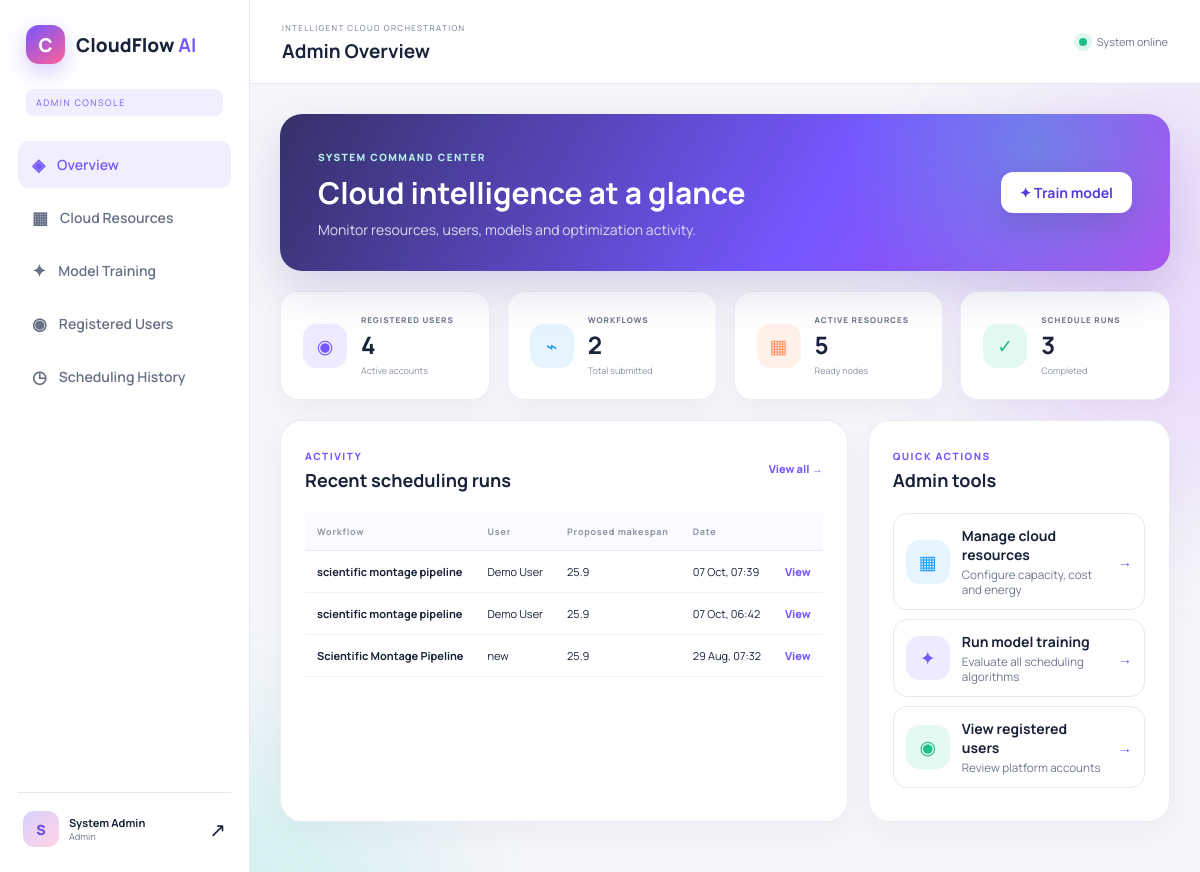
The page /admin (signed in) on the database its author committed.
### app.py (models this page shows, shortened)
class ScheduleRun(db.Model):
    id = db.Column(db.Integer, primary_key=True)
    workflow_id = db.Column(db.Integer, db.ForeignKey("workflow.id"), nullable=False)
    user_id = db.Column(db.Integer, db.ForeignKey("user.id"), nullable=False)
    result_json = db.Column(db.Text, nullable=False)
    best_algorithm = db.Column(db.String(40), nullable=False)
    created_at = db.Column(db.DateTime, default=datetime.utcnow)
    workflow = db.relationship("Workflow", backref="runs")
    user = db.relationship("User", backref="schedule_runs")
    @property
    def result(self):
        return json.loads(self.result_json)

class Workflow(db.Model):
    id = db.Column(db.Integer, primary_key=True)
    user_id = db.Column(db.Integer, db.ForeignKey("user.id"), nullable=False)
    name = db.Column(db.String(120), nullable=False)
    description = db.Column(db.Text, default="")
    deadline = db.Column(db.Float, default=100)
    budget = db.Column(db.Float, default=100)
    objective = db.Column(db.String(30), default="balanced")
    tasks_json = db.Column(db.Text, nullable=False)
    created_at = db.Column(db.DateTime, default=datetime.utcnow)
    owner = db.relationship("User", backref="workflows")

class User(db.Model):
    id = db.Column(db.Integer, primary_key=True)
    name = db.Column(db.String(100), nullable=False)
    email = db.Column(db.String(150), unique=True, nullable=False)
    password_hash = db.Column(db.String(255), nullable=False)
    role = db.Column(db.String(20), default="user", nullable=False)
    active = db.Column(db.Boolean, default=True, nullable=False)
    created_at = db.Column(db.DateTime, default=datetime.utcnow)

### app.py (the view)
    @app.route("/admin")
    @admin_required
    def admin_dashboard():
        runs = ScheduleRun.query.order_by(ScheduleRun.created_at.desc()).all()
        return render_template("admin_dashboard.html", users=User.query.count(), workflows=Workflow.query.count(),
                               resources=CloudResource.query.filter_by(active=True).count(), runs=runs)

### templates/admin_dashboard.html (shortened to what this page needs)
{% extends 'base.html' %}
{% block page_title %}Admin Overview{% endblock %}
{% block content %}
<section class="admin-hero reveal"><div><small>SYSTEM COMMAND CENTER</small><h1>Cloud intelligence at a glance</h1><p>Monitor resources, users, models and optimization activity.</p></div><a class="btn btn-light" href="{{ url_for('training') }}">✦ Train model</a></section>
<div class="stat-grid">
  <article class="stat-card"><span class="stat-icon purple">◉</span><div><small>REGISTERED USERS</small><b>{{ users }}</b><em>Active accounts</em></div></article>
  <article class="stat-card"><span class="stat-icon blue">⌁</span><div><small>WORKFLOWS</small><b>{{ workflows }}</b><em>Total submitted</em></div></article>
  <article class="stat-card"><span class="stat-icon orange">▦</span><div><small>ACTIVE RESOURCES</small><b>{{ resources }}</b><em>Ready nodes</em></div></article>
  <article class="stat-card"><span class="stat-icon green">✓</span><div><small>SCHEDULE RUNS</small><b>{{ runs|length }}</b><em>Completed</em></div></article>
</div>
<div class="two-col">
  <section class="panel"><div class="panel-head"><div><small>ACTIVITY</small><h3>Recent scheduling runs</h3></div><a class="text-link" href="{{ url_for('history') }}">View all →</a></div>
    {% if runs %}<div class="table-wrap"><table><thead><tr><th>Workflow</th><th>User</th><th>Proposed makespan</th><th>Date</th><th></th></tr></thead><tbody>{% for run in runs[:8] %}<tr><td><b>{{ run.workflow.name }}</b></td><td>{{ run.user.name }}</td><td>{{ run.result.algorithms.proposed.metrics.makespan }}</td><td>{{ run.created_at.strftime('%d %b, %H:%M') }}</td><td><a class="row-link" href="{{ url_for('schedule_result', run_id=run.id) }}">View</a></td></tr>{% endfor %}</tbody></table></div>{% else %}<div class="empty-mini">No schedules have been run yet.</div>{% endif %}
  </section>
  <section class="panel quick-panel"><div class="panel-head"><div><small>QUICK ACTIONS</small><h3>Admin tools</h3></div></div>
    <a href="{{ url_for('resources') }}"><span class="stat-icon blue">▦</span><div><b>Manage cloud resources</b><small>Configure capacity, cost and energy</small></div><i>→</i></a>
    <a href="{{ url_for('training') }}"><span class="stat-icon purple">✦</span><div><b>Run model training</b><small>Evaluate all scheduling algorithms</small></div><i>→</i></a>
    <a href="{{ url_for('users') }}"><span class="stat-icon green">◉</span><div><b>View registered users</b><small>Review platform accounts</small></div><i>→</i></a>
  </section>
</div>
{% endblock %}

### static/css/style.css (style rules this page uses)
:root { --ink:#182239;--muted:#6f7890;--line:#e7e9f2;--paper:#fff;--bg:#f7f8fc;--purple:#7657ff;--purple2:#a44dff;--blue:#1a9bff;--cyan:#36d5d0;--green:#23bf8b;--orange:#ff9364;--pink:#ff5f98;--shadow:0 18px 50px rgba(38,42,75,.10);--radius:22px }
* { box-sizing:border-box }
html { scroll-behavior:smooth }
body { margin:0;color:var(--ink);font-family:Manrope,Segoe UI,sans-serif;background:var(--bg);font-size:14px }
a { text-decoration:none;color:inherit }
.btn { border:0;border-radius:12px;display:inline-flex;align-items:center;justify-content:center;gap:8px;padding:11px 19px;font-weight:700;transition:.25s }
.btn-light { background:#fff;color:#573ad9;box-shadow:0 12px 30px rgba(24,34,57,.13) }
.section-heading small,.page-intro small,.welcome-card small,.admin-hero small,.training-hero small,.result-banner small,.panel-head small,.step-head small,.detail-hero small { color:var(--purple);font-weight:800;letter-spacing:1.5px;font-size:10px }
.app-body { background:#f5f6fa }
.welcome-card,.admin-hero,.result-banner { padding:32px 38px;border-radius:var(--radius);display:flex;align-items:center;justify-content:space-between;color:#fff;background:radial-gradient(circle at 85% 20%,rgba(54,213,208,.33),transparent 25%),linear-gradient(120deg,#343168,#7657ff 60%,#ad52ed);box-shadow:0 20px 45px rgba(73,57,157,.18) }
.welcome-card h1,.admin-hero h1,.result-banner h1 { margin:7px 0;font-size:30px }
.welcome-card p,.admin-hero p,.result-banner p { color:#dcddf0;margin:0 }
.welcome-card small,.admin-hero small,.result-banner small { color:#b9f4ef }
.stat-grid { display:grid;grid-template-columns:repeat(4,1fr);gap:17px;margin:20px 0 }
.stat-card { display:flex;align-items:center;gap:14px;padding:22px;background:#fff;border:1px solid #eceef4;border-radius:18px;box-shadow:0 8px 25px rgba(50,53,80,.045) }
.stat-icon { width:44px;height:44px;display:grid;place-items:center;border-radius:14px;font-size:19px;flex:none }
.stat-icon.purple { background:#eeeaff;color:var(--purple) }
.stat-icon.blue { background:#e5f4ff;color:var(--blue) }
.stat-icon.orange { background:#fff0e8;color:var(--orange) }
.stat-icon.green { background:#e4f9f1;color:var(--green) }
.stat-card>div { display:flex;flex-direction:column }
.stat-card small { font-size:8px;color:var(--muted);font-weight:800;letter-spacing:1px }
.stat-card b { font-size:24px;margin:3px 0 }
.stat-card em { font-size:9px;color:#8a92a3;font-style:normal }
.panel { background:#fff;border:1px solid #eaecf3;border-radius:var(--radius);padding:24px;margin-bottom:20px;box-shadow:0 9px 30px rgba(45,48,77,.045) }
.panel-head { display:flex;align-items:center;justify-content:space-between;margin-bottom:21px }
.panel-head h3 { margin:4px 0 0;font-size:18px }
.text-link,.row-link { color:var(--purple);font-size:11px;font-weight:800 }
.two-col { display:grid;grid-template-columns:1.7fr 1fr;gap:20px }
.table-wrap { overflow:auto }
table { width:100%;border-collapse:collapse;white-space:nowrap }
th { text-align:left;font-size:9px;letter-spacing:.8px;color:#8991a3;background:#fafaff;padding:12px;border-bottom:1px solid var(--line) }
td { padding:13px 12px;border-bottom:1px solid #f0f1f5;font-size:11px }
.quick-panel>a { display:flex;align-items:center;gap:12px;border:1px solid var(--line);padding:12px;border-radius:14px;margin-bottom:9px;transition:.2s }
.quick-panel>a>div { display:flex;flex-direction:column }
.quick-panel>a small { color:var(--muted);margin-top:3px }
.quick-panel>a i { margin-left:auto;font-style:normal;color:var(--purple) }
.reveal { animation:slideUp .65s ease both }

### rows shown on the page
ScheduleRun: workflow.name "scientific montage pipeline", user.name "Demo User", result.algorithms.proposed.metrics.makespan "25.9", created_at "07 Oct, 07:39"
ScheduleRun: workflow.name "scientific montage pipeline", user.name "Demo User", result.algorithms.proposed.metrics.makespan "25.9", created_at "07 Oct, 06:42"
ScheduleRun: workflow.name "Scientific Montage Pipeline", user.name "new", result.algorithms.proposed.metrics.makespan "25.9", created_at "29 Aug, 07:32"

### other values the page prints
{{ session.get('role', 'user')|upper }} "ADMIN"
{{ session.get('name','U')[0] }} "S"
{{ session.get('name') }} "System Admin"
{{ session.get('role')|title }} "Admin"
{{ users }} "4"
{{ workflows }} "2"
{{ resources }} "5"
{{ runs|length }} "3"
